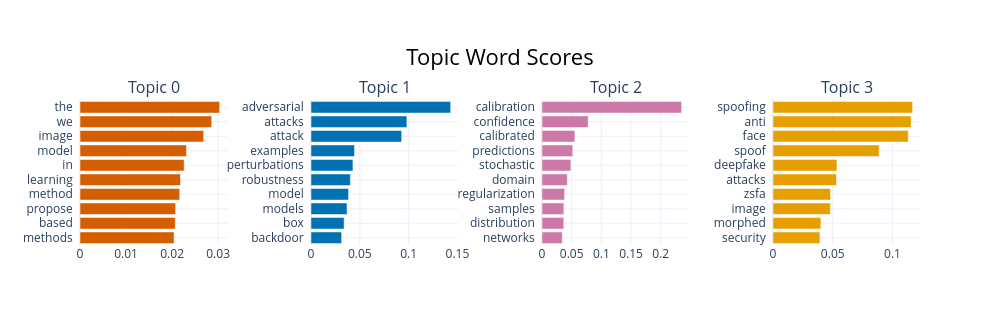

This figure's notebook cell:
### Code cell
topic_model.visualize_barchart(top_n_topics=10, n_words=10)

### Figure 1 — Plotly figure (JSON) as saved in the notebook; plotly's stock layout.template omitted (floating-point values rounded to 4 significant figures)
{"data": [{"marker": {"color": "#D55E00"}, "orientation": "h", "type": "bar", "x": [0.02042, 0.0207, 0.02076, 0.02165, 0.02182, 0.02263, 0.02312, 0.02687, 0.02861, 0.03033], "xaxis": "x", "y": ["methods  ", "based  ", "propose  ", "method  ", "learning  ", "in  ", "model  ", "image  ", "we  ", "the  "], "yaxis": "y"}, {"marker": {"color": "#0072B2"}, "orientation": "h", "type": "bar", "x": [0.03134, 0.03394, 0.03694, 0.03846, 0.04032, 0.04296, 0.0446, 0.09284, 0.09821, 0.143], "xaxis": "x2", "y": ["backdoor  ", "box  ", "models  ", "model  ", "robustness  ", "perturbations  ", "examples  ", "attack  ", "attacks  ", "adversarial  "], "yaxis": "y2"}, {"marker": {"color": "#CC79A7"}, "orientation": "h", "type": "bar", "x": [0.03423, 0.03671, 0.03685, 0.03809, 0.04254, 0.04859, 0.05187, 0.05538, 0.07786, 0.2353], "xaxis": "x3", "y": ["networks  ", "distribution  ", "samples  ", "regularization  ", "domain  ", "stochastic  ", "predictions  ", "calibrated  ", "confidence  ", "calibration  "], "yaxis": "y3"}, {"marker": {"color": "#E69F00"}, "orientation": "h", "type": "bar", "x": [0.03927, 0.04007, 0.04798, 0.04809, 0.05312, 0.05352, 0.08886, 0.1132, 0.1156, 0.1169], "xaxis": "x4", "y": ["security  ", "morphed  ", "image  ", "zsfa  ", "attacks  ", "deepfake  ", "spoof  ", "face  ", "anti  ", "spoofing  "], "yaxis": "y4"}], "layout": {"annotations": [{"font": {"size": 16}, "showarrow": false, "text": "Topic 0", "x": 0.0875, "xanchor": "center", "xref": "paper", "y": 1, "yanchor": "bottom", "yref": "paper"}, {"font": {"size": 16}, "showarrow": false, "text": "Topic 1", "x": 0.3625, "xanchor": "center", "xref": "paper", "y": 1, "yanchor": "bottom", "yref": "paper"}, {"font": {"size": 16}, "showarrow": false, "text": "Topic 2", "x": 0.6375, "xanchor": "center", "xref": "paper", "y": 1, "yanchor": "bottom", "yref": "paper"}, {"font": {"size": 16}, "showarrow": false, "text": "Topic 3", "x": 0.9125, "xanchor": "center", "xref": "paper", "y": 1, "yanchor": "bottom", "yref": "paper"}], "height": 325, "hoverlabel": {"bgcolor": "white", "font": {"family": "Rockwell", "size": 16}}, "showlegend": false, "title": {"font": {"color": "Black", "size": 22}, "text": "Topic Word Scores", "x": 0.5, "xanchor": "center", "yanchor": "top"}, "width": 1000, "xaxis": {"anchor": "y", "domain": [0, 0.175], "showgrid": true}, "xaxis2": {"anchor": "y2", "domain": [0.275, 0.45], "showgrid": true}, "xaxis3": {"anchor": "y3", "domain": [0.55, 0.725], "showgrid": true}, "xaxis4": {"anchor": "y4", "domain": [0.825, 1], "showgrid": true}, "yaxis": {"anchor": "x", "domain": [0, 1], "showgrid": true}, "yaxis2": {"anchor": "x2", "domain": [0, 1], "showgrid": true}, "yaxis3": {"anchor": "x3", "domain": [0, 1], "showgrid": true}, "yaxis4": {"anchor": "x4", "domain": [0, 1], "showgrid": true}}}
